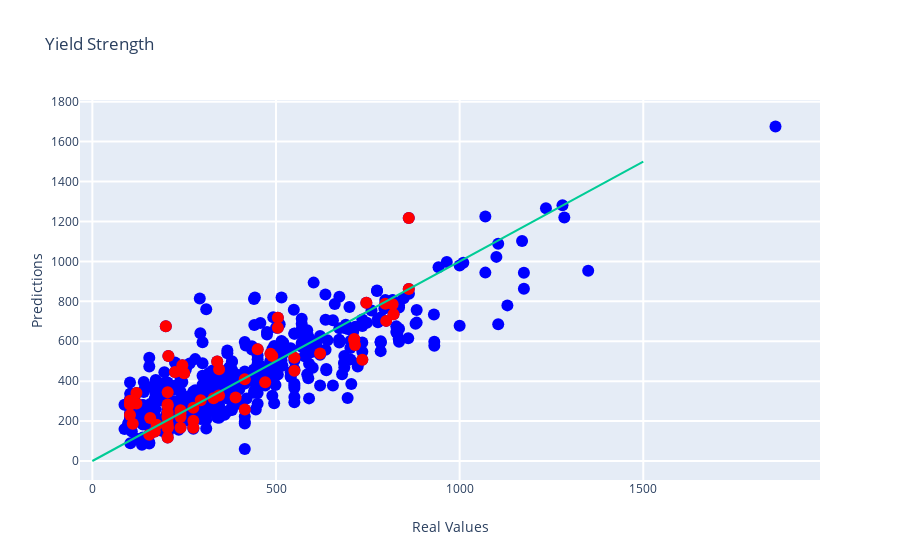

Here is the notebook cell this chart was saved with:
### Code cell
# PLOTTING
import plotly
import plotly.graph_objs as go
from plotly.offline import iplot

plotly.offline.init_notebook_mode(connected=True)

layout0= go.Layout(title= "Yield Strength", hovermode= 'closest',
    xaxis= dict(title= 'Real Values',zeroline= False, gridwidth= 2),
    yaxis= dict(title= 'Predictions',zeroline= False, gridwidth= 2),
    showlegend= False                 
)

trace0 = go.Scatter(x = all_labels, y = predictions, mode = 'markers', marker= dict(size= 12, color= 'blue'), text = id_values)
trace1 = go.Scatter(x = test_labels, y = test_predictions, mode = 'markers', marker= dict(size= 12, color= 'red'), text = labeled_materials)
trace2 = go.Scatter(x = [0,1500], y = [0,1500], mode = 'lines', name = "Match") # This trace is the line X = Y which would indicate that the Prediction equals the real value

data = [trace0, trace1, trace2]
fig= go.Figure(data, layout=layout0)
iplot(fig)

### Figure 1 — Plotly figure (JSON) as saved in the notebook; plotly's stock layout.template omitted (floating-point values rounded to 4 significant figures; data arrays with more than 128 entries replaced by an {"elided": "..."} marker saying what was removed)
{"data": [{"marker": {"color": "blue", "size": 12}, "mode": "markers", "text": {"elided": "626 str values"}, "type": "scatter", "x": {"elided": "626 float values"}, "y": {"elided": "626 float values"}}, {"marker": {"color": "red", "size": 12}, "mode": "markers", "text": ["MINFM29348", "MINFM29286", "MINFM29288", "MINFM76684", "MINFM76679", "MINFM76685", "MINFM41998", "MINFM49993", "MINFM29330", "MINFM29341", "MINFM50027", "MINFM7945", "MINFM7629", "MINFM7643", "MINFM7745", "MINFM8196", "MINFM8668", "MINFM50302", "MINFM8176", "MINFM8300", "MINFM8708", "MINFM67138", "MINFM53287", "MINFM8754", "MINFM67152", "MINFM53289", "MINFM67328", "MINFM53318", "MINFM53313", "MINFM7454", "MINFM66217", "MINFM66218", "MINFM7483", "MINFM67489", "MINFM67554", "MINFM51133", "MINFM51154", "MINFM67312", "MINFM66258", "MINFM52211", "MINFM67327", "MINFM67339", "MINFM67335", "MINFM67342", "MINFM67355", "MINFM52255", "MINFM52316", "MINFM52082", "MINFM66201", "MINFM67411", "MINFM66212", "MINFM52201", "MINFM66243", "MINFM53221", "MINFM54834", "MINFM52346", "MINFM53204", "MINFM50882", "MINFM50906", "MINFM52705", "MINFM67017", "MINFM67007", "MINFM51302"], "type": "scatter", "x": [800, 330, 340, 225, 295, 245, 175, 240, 490, 715, 550, 390, 470.5, 735, 797.5, 505, 746, 713, 505, 820, 817.5, 275, 240, 713, 415, 205, 205, 415, 275, 275, 205, 240, 205, 102.5, 120, 102.5, 120, 200, 205, 102.5, 205, 205, 170, 205, 205, 205, 102.5, 157.5, 205, 250, 205, 110, 450, 861.5, 620, 207, 861.5, 345, 345, 155, 550, 240, 485], "y": [701.9, 313.8, 498.4, 445.9, 304.7, 480.1, 181.1, 253.9, 525.6, 581.0, 517.1, 318.5, 394.4, 506.6, 787.3, 718.0, 792.7, 611.1, 668.0, 735.0, 785.7, 202.0, 220.3, 604.8, 409.3, 243.1, 185.1, 257.5, 267.1, 166.6, 344.7, 166.9, 164.9, 301.9, 340.2, 282.0, 288.0, 675.5, 215.9, 286.0, 282.7, 221.3, 147.9, 117.6, 225.0, 166.7, 230.0, 215.5, 275.8, 439.3, 172.9, 187.0, 559.8, 861.2, 538.5, 526.4, 1217.0, 328.4, 459.5, 131.6, 451.9, 237.4, 537.7]}, {"mode": "lines", "name": "Match", "type": "scatter", "x": [0, 1500], "y": [0, 1500]}], "layout": {"hovermode": "closest", "showlegend": false, "title": {"text": "Yield Strength"}, "xaxis": {"gridwidth": 2, "title": {"text": "Real Values"}, "zeroline": false}, "yaxis": {"gridwidth": 2, "title": {"text": "Predictions"}, "zeroline": false}}}
